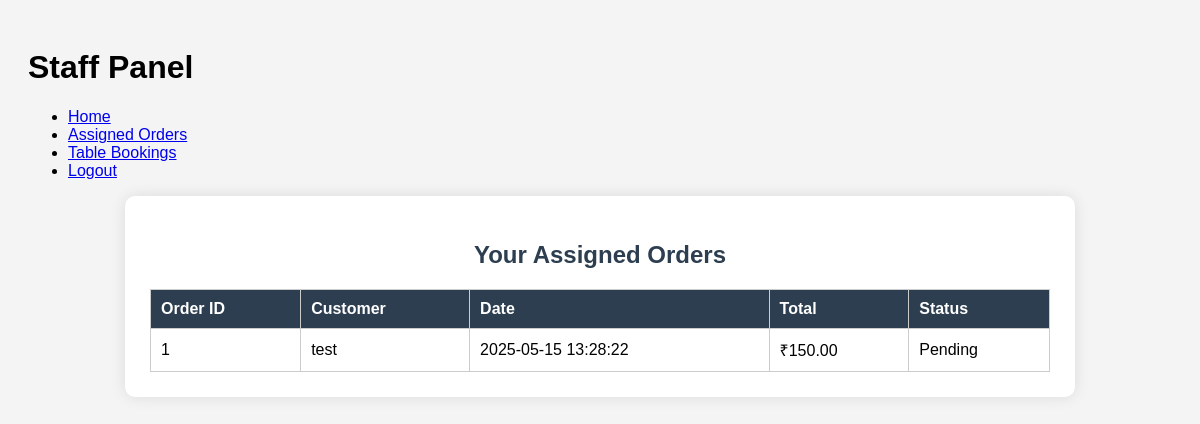
The page /assigned_orders.php (signed in) on the database as committed earlier.
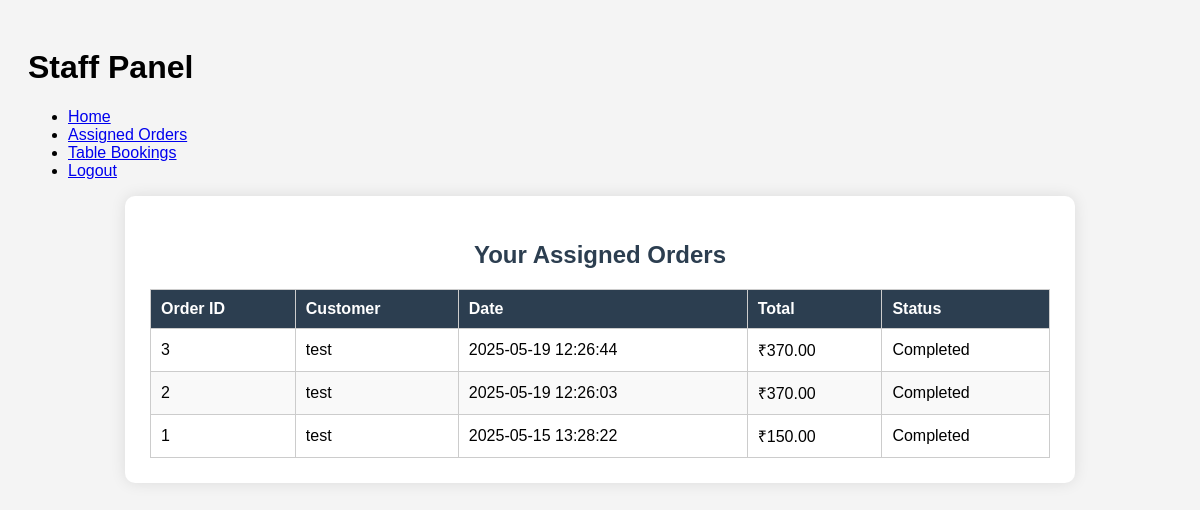
The same page on the database as committed later.
### tables this page shows
CREATE TABLE `orders` (
  `id` int(11) NOT NULL,
  `user_id` int(11) DEFAULT NULL,
  `order_date` datetime DEFAULT current_timestamp(),
  `order_details` text DEFAULT NULL,
  `total` decimal(10,2) NOT NULL,
  `status` varchar(50) DEFAULT NULL,
  `assigned_staff_id` int(11) DEFAULT NULL,
  `payment_method` varchar(50) DEFAULT NULL
);

CREATE TABLE `users` (
  `id` int(11) NOT NULL,
  `username` varchar(50) NOT NULL,
  `password` varchar(255) NOT NULL,
  `role` enum('admin','staff','user') DEFAULT 'user'
);

### assigned_orders.php (the view, shortened to what this page needs)
<?php
include 'db_connect.php';
$staffId = $_SESSION['user_id'];
try {
    $stmt = $conn->prepare("
        SELECT orders.id, orders.order_date, orders.total, orders.status, u.username AS customer_name
        FROM orders
        JOIN users u ON orders.user_id = u.id
        WHERE orders.assigned_staff_id = :staff_id
        ORDER BY orders.order_date DESC
    ");
    $stmt->execute(['staff_id' => $staffId]);
    $orders = $stmt->fetchAll(PDO::FETCH_ASSOC);
} catch (PDOException $e) {
    die("Database error: " . $e->getMessage());
}
?>
<!DOCTYPE html>
<html lang="en">
<head>
</head>
<body>
<div class="navbar">
    <h1>Staff Panel</h1>
    <ul>
          <li> <a href="staff_dashboard.php">Home</a></li>
        <li><a href="assigned_orders.php">Assigned Orders</a></li>
        <li><a href="table_bookings.php">Table Bookings</a></li>
        <li><a class="logout" href="logout.php">Logout</a></li>
    </ul>
</div>
<div class="container">
    <h2>Your Assigned Orders</h2>
    <?php if (empty($orders)): ?>
        <div class="no-orders">You don't have any assigned orders yet.</div>
    <?php else: ?>
        <table>
            <thead>
                <tr>
                    <th>Order ID</th>
                    <th>Customer</th>
                    <th>Date</th>
                    <th>Total</th>
                    <th>Status</th>
                </tr>
            </thead>
            <tbody>
                <?php foreach ($orders as $order): ?>
                    <tr>
                        <td><?= htmlspecialchars($order['id']) ?></td>
                        <td><?= htmlspecialchars($order['customer_name']) ?></td>
                        <td><?= htmlspecialchars($order['order_date']) ?></td>
                        <td>₹<?= number_format($order['total'], 2) ?></td>
                        <td><?= htmlspecialchars($order['status']) ?></td>
                    </tr>
                <?php endforeach; ?>
            </tbody>
        </table>
    <?php endif; ?>
</div>
</body>
</html>

Rows that differ between the two databases and show on the page:
added orders: id "3", user.username "test", order_date "2025-05-19 12:26:44", total "370.00", status "Completed"
added orders: id "2", user.username "test", order_date "2025-05-19 12:26:03", total "370.00", status "Completed"
changed orders id 1: status "Pending" → "Completed"
